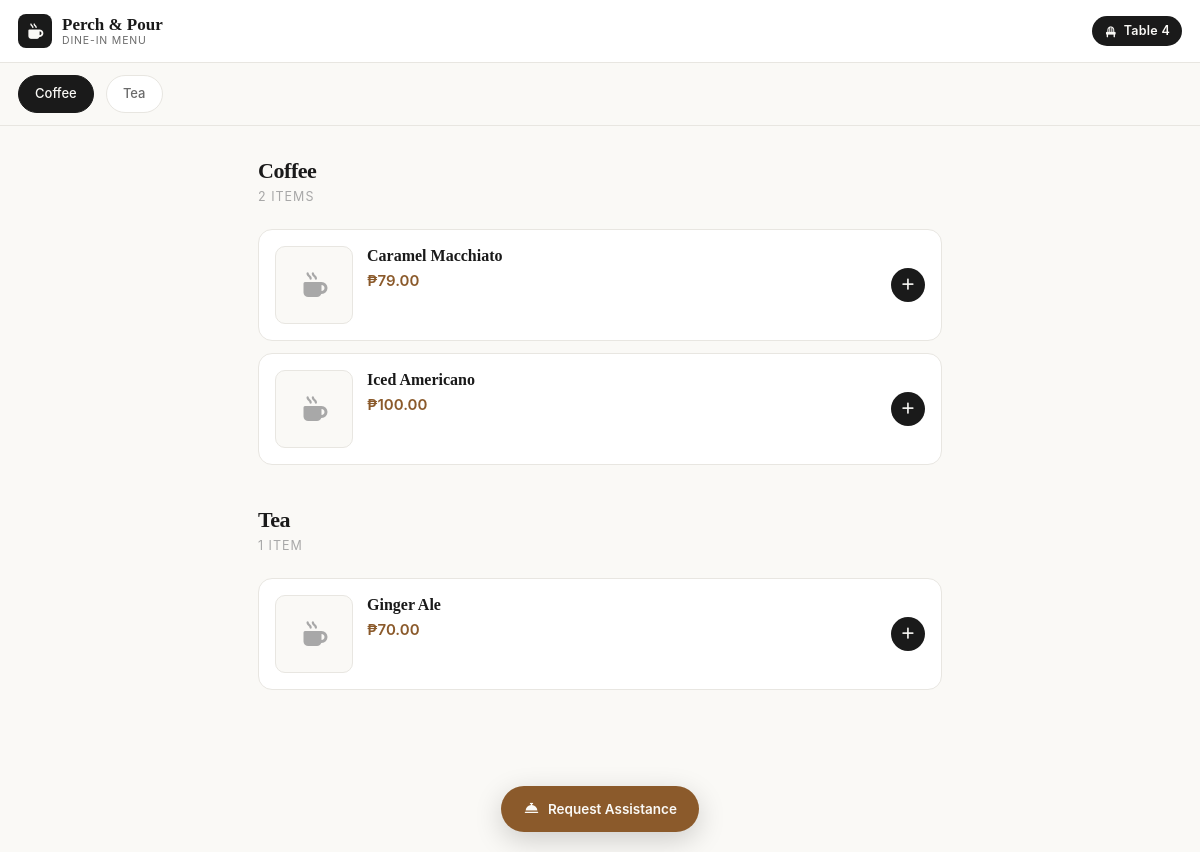
The app's page /qrcode.php?table=TABLE-58C1696D7DE9 with its own data.
### tables this page shows
CREATE TABLE `tables` (
  `table_id` int(11) NOT NULL,
  `table_number` varchar(20) NOT NULL,
  `qr_code` varchar(64) NOT NULL,
  `created_at` timestamp NOT NULL DEFAULT current_timestamp()
);

CREATE TABLE `menu_items` (
  `item_id` int(11) NOT NULL,
  `item_name` varchar(100) NOT NULL,
  `category` enum('Coffee','Tea','Soda','Fruit Juice','Milk') NOT NULL,
  `price` decimal(8,2) NOT NULL,
  `image` varchar(255) DEFAULT NULL,
  `is_available` tinyint(1) NOT NULL DEFAULT 1,
  `has_size` tinyint(1) NOT NULL DEFAULT 0,
  `has_sweetness` tinyint(1) NOT NULL DEFAULT 0,
  `has_milk_type` tinyint(1) NOT NULL DEFAULT 0,
  `has_addons` tinyint(1) NOT NULL DEFAULT 0,
  `created_at` timestamp NOT NULL DEFAULT current_timestamp(),
  `updated_at` timestamp NOT NULL DEFAULT current_timestamp() ON UPDATE current_timestamp()
);

### qrcode.php (the view, shortened to what this page needs)
<?php
include 'config/db_connect.php';
$tableToken = trim($_GET['table'] ?? '');
$stmt = mysqli_prepare($conn, "SELECT * FROM tables WHERE qr_code = ?");
mysqli_stmt_bind_param($stmt, "s", $tableToken);
mysqli_stmt_execute($stmt);
$res = mysqli_stmt_get_result($stmt);
$tableInfo = mysqli_fetch_assoc($res);
$menuByCategory = [];
if ($tableInfo) {
    $res = mysqli_query($conn, "SELECT * FROM menu_items WHERE is_available = 1 ORDER BY category ASC, item_name ASC");
    while ($row = mysqli_fetch_assoc($res)) {
        $menuByCategory[$row['category']][] = $row;
    }
}
?>
<!DOCTYPE html>
<html lang="en">
<head>
<link rel="stylesheet" href="vendor/bootstrap-5.3.8/css/bootstrap.min.css">
<link rel="stylesheet" href="vendor/fontawesome-free-7.3.1/css/all.min.css">
</head>
<body>
<?php if (!$tableInfo): ?>
    <div class="error-state">
        <i class="fa-solid fa-triangle-exclamation"></i>
        <h2>Invalid table QR</h2>
        <p>The QR code you scanned is not recognized. Please ask a staff member for help.</p>
        <a href="qrcode.php" class="btn-back">
            <i class="fa-solid fa-qrcode"></i>
            Scan Again
        </a>
    </div>
<?php else: ?>
    <div class="cust-topbar">
        <div class="cust-brand">
            <div class="mark"><i class="fa-solid fa-mug-hot"></i></div>
            <div class="name">
                Perch &amp; Pour
                <small>Dine-in Menu</small>
            </div>
        </div>
        <div class="table-chip">
            <i class="fa-solid fa-chair"></i>
            Table <?= htmlspecialchars($tableInfo['table_number']) ?>
        </div>
    </div>
    <?php if (empty($menuByCategory)): ?>
        <div class="error-state">
            <i class="fa-solid fa-mug-hot"></i>
            <h2>Menu not ready</h2>
            <p>Our menu is not available at the moment. Please call a staff member for assistance.</p>
        </div>
    <?php else: ?>
        <?php $categories = array_keys($menuByCategory); ?>
        <nav class="cat-nav" id="catNav">
            <?php foreach ($categories as $i => $cat): ?>
                <a href="#cat-<?= $i ?>"
                   class="<?= $i === 0 ? 'active' : '' ?>"
                   onclick="setActive(this)">
                    <?= htmlspecialchars($cat) ?>
                </a>
            <?php endforeach; ?>
        </nav>
        <div class="menu-section">
            <?php foreach ($categories as $i => $cat): ?>
                <div class="cat-block" id="cat-<?= $i ?>">
                    <h2 class="cat-heading"><?= htmlspecialchars($cat) ?></h2>
                    <div class="cat-sub"><?= count($menuByCategory[$cat]) ?> item<?= count($menuByCategory[$cat]) === 1 ? '' : 's' ?></div>
                    <?php foreach ($menuByCategory[$cat] as $item): ?>
                        <div class="menu-item">
                            <div class="menu-thumb">
                                <?php if (!empty($item['image']) && file_exists($item['image'])): ?>
                                    <img src="<?= htmlspecialchars($item['image']) ?>" alt="<?= htmlspecialchars($item['item_name']) ?>">
                                <?php else: ?>
                                    <i class="fa-solid fa-mug-hot"></i>
                                <?php endif; ?>
                            </div>
                            <div class="menu-body">
                                <div class="name"><?= htmlspecialchars($item['item_name']) ?></div>
                                <div class="price">₱<?= number_format($item['price'], 2) ?></div>
                            </div>
                            <div class="menu-action">
                                <i class="fa-solid fa-plus"></i>
                            </div>
                        </div>
                    <?php endforeach; ?>
                </div>
            <?php endforeach; ?>
        </div>
        <div class="floating-bar">
            <button type="button" class="float-btn gold" onclick="alert('Request Assistance — coming soon!')">
                <i class="fa-solid fa-bell-concierge"></i>
                Request Assistance
            </button>
        </div>
    <?php endif; ?>
<?php endif; ?>
</body>
</html>

### qrcode.php (style rules this page uses)
:root { --paper: #faf9f6; --ink: #1a1a1a; --ink-2: #6b6b6b; --ink-3: #a8a8a8; --line: #e8e6e1; --accent: #8b5a2b; }
* { -webkit-font-smoothing: antialiased; -moz-osx-font-smoothing: grayscale; }
html, body { background: var(--paper); color: var(--ink); font-family: -apple-system, BlinkMacSystemFont, "Segoe UI", Roboto, "Helvetica Neue", Arial, sans-serif; font-size: 15px; margin: 0; padding: 0; min-height: 100vh; }
h1, h2, h3 { font-family: Georgia, 'Times New Roman', serif; }
.cust-topbar { background: #fff; border-bottom: 1px solid var(--line); padding: 14px 18px; display: flex; align-items: center; justify-content: space-between; gap: 12px; position: sticky; top: 0; z-index: 40; }
.cust-brand { display: flex; align-items: center; gap: 10px; text-decoration: none; color: var(--ink); }
.cust-brand .mark { width: 34px; height: 34px; border-radius: 8px; background: var(--ink); color: var(--paper); display: flex; align-items: center; justify-content: center; font-size: 15px; flex-shrink: 0; }
.cust-brand .name { font-family: Georgia, serif; font-weight: 700; font-size: 17px; line-height: 1.1; }
.cust-brand .name small { display: block; font-family: -apple-system, sans-serif; font-size: 10.5px; color: var(--ink-2); font-weight: 400; text-transform: uppercase; letter-spacing: 0.08em; }
.table-chip { display: inline-flex; align-items: center; gap: 6px; background: var(--ink); color: var(--paper); padding: 6px 12px; border-radius: 20px; font-size: 12.5px; font-weight: 600; letter-spacing: 0.02em; }
.table-chip i { font-size: 11px; }
.cat-nav { position: sticky; top: 63px; background: var(--paper); z-index: 30; border-bottom: 1px solid var(--line); overflow-x: auto; white-space: nowrap; padding: 12px 18px; scrollbar-width: none; }
.cat-nav a { display: inline-block; padding: 8px 16px; margin-right: 8px; border-radius: 20px; background: #fff; border: 1px solid var(--line); color: var(--ink-2); font-size: 13px; font-weight: 500; text-decoration: none; transition: all 0.15s; }
.cat-nav a:hover, .cat-nav a.active { background: var(--ink); color: var(--paper); border-color: var(--ink); }
.menu-section { padding: 32px 18px 120px; max-width: 720px; margin: 0 auto; }
.cat-heading { font-family: Georgia, serif; font-size: 22px; font-weight: 700; margin: 0 0 4px; letter-spacing: -0.02em; }
.cat-sub { font-size: 12.5px; color: var(--ink-3); text-transform: uppercase; letter-spacing: 0.08em; margin-bottom: 22px; }
.cat-block { margin-bottom: 42px; }
.menu-item { display: flex; gap: 14px; padding: 16px; background: #fff; border: 1px solid var(--line); border-radius: 14px; margin-bottom: 12px; transition: box-shadow 0.15s, transform 0.15s; cursor: pointer; }
.menu-thumb { width: 78px; height: 78px; border-radius: 10px; background: var(--paper); border: 1px solid var(--line); flex-shrink: 0; overflow: hidden; display: flex; align-items: center; justify-content: center; color: var(--ink-3); font-size: 24px; }
.menu-body { flex: 1; min-width: 0; }
.menu-body .name { font-family: Georgia, serif; font-size: 16px; font-weight: 700; margin: 0 0 4px; line-height: 1.25; }
.menu-body .price { font-size: 15px; font-weight: 600; color: var(--accent); margin-bottom: 6px; }
.menu-action { display: flex; align-items: center; justify-content: center; width: 34px; height: 34px; border-radius: 50%; background: var(--ink); color: var(--paper); flex-shrink: 0; align-self: center; font-size: 13px; }
.floating-bar { position: fixed; bottom: 20px; left: 0; right: 0; display: flex; justify-content: center; gap: 10px; padding: 0 20px; z-index: 50; pointer-events: none; }
.floating-bar > * { pointer-events: auto; }
.float-btn { display: inline-flex; align-items: center; gap: 8px; background: var(--ink); color: var(--paper); border: none; border-radius: 28px; padding: 13px 22px; font-size: 13.5px; font-weight: 600; box-shadow: 0 8px 28px rgba(0,0,0,0.18); cursor: pointer; transition: transform 0.15s, background 0.15s; }
.float-btn.gold { background: var(--accent); }

### records on screen
tables: table_number "4"
menu_items: item_name "Caramel Macchiato", price "79.00"
menu_items: item_name "Iced Americano", price "100.00"
menu_items: item_name "Ginger Ale", price "70.00"

### other values on screen
$cat "Coffee"
$cat "Tea"
count($menuByCategory[$cat]) "2"
count($menuByCategory[$cat]) "1"
